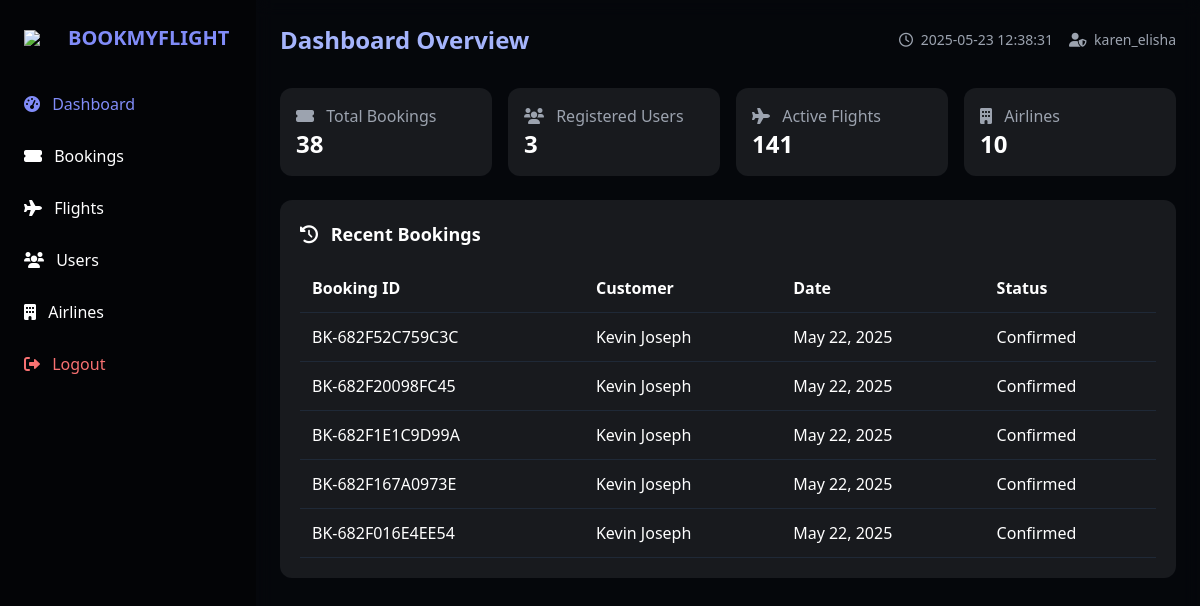
/test.php (signed in), run on an earlier commit of the app's database.
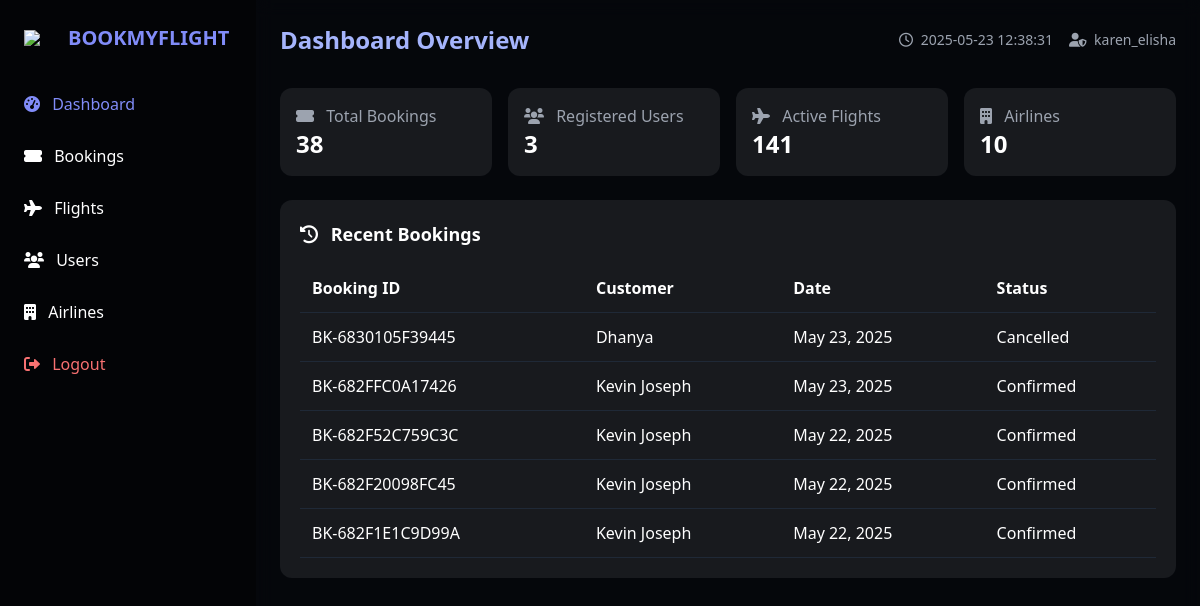
And on a later commit of the database.
### tables this page shows
CREATE TABLE `bookings` (
  `booking_id` int(11) NOT NULL,
  `booking_reference` varchar(20) NOT NULL,
  `user_id` int(11) NOT NULL,
  `flight_id` int(11) NOT NULL,
  `booking_date` datetime NOT NULL,
  `travel_date` date NOT NULL,
  `num_passengers` int(11) NOT NULL,
  `total_amount` decimal(10,2) NOT NULL,
  `contact_email` varchar(100) NOT NULL,
  `contact_phone` varchar(20) NOT NULL,
  `booking_status` enum('Pending','Confirmed','Cancelled') NOT NULL DEFAULT 'Pending',
  `payment_status` enum('Pending','Completed','Failed','Refunded') NOT NULL DEFAULT 'Pending',
  `payment_method` varchar(50) DEFAULT NULL,
  `created_at` datetime NOT NULL,
  `updated_at` datetime NOT NULL,
  `payment_details` varchar(255) DEFAULT NULL
);

CREATE TABLE `users` (
  `user_id` int(11) NOT NULL,
  `full_name` varchar(100) NOT NULL,
  `email` varchar(100) NOT NULL,
  `phone` varchar(15) NOT NULL,
  `password` varchar(255) NOT NULL,
  `member_since` timestamp NOT NULL DEFAULT current_timestamp(),
  `loyalty_points` int(11) DEFAULT 0,
  `loyalty_tier` enum('Bronze','Silver','Gold','Platinum') DEFAULT 'Bronze',
  `created_at` timestamp NULL DEFAULT current_timestamp()
);

### test.php (the view, shortened to what the changed rows need)
<?php
$db_host = "localhost";
$db_user = "root";
$db_pass = "";
$db_name = "airlines";
$mysqli = new mysqli($db_host, $db_user, $db_pass, $db_name);
$active_section = isset($_GET['section']) ? $_GET['section'] : 'dashboard';
$recent_bookings = $mysqli->query("SELECT b.booking_reference, u.full_name, b.booking_date, b.booking_status
                                FROM bookings b
                                JOIN users u ON b.user_id = u.user_id
                                ORDER BY b.booking_date DESC
                                LIMIT 5")->fetch_all(MYSQLI_ASSOC);
?>
<!DOCTYPE html>
<html lang="en">
<head>
  <script src="https://cdn.tailwindcss.com"></script>
  <link rel="stylesheet" href="https://cdnjs.cloudflare.com/ajax/libs/font-awesome/6.0.0/css/all.min.css">
</head>
<body class="bg-gray-900 text-white min-h-screen flex">
  <aside class="sidebar w-64 p-6 hidden md:block">
    <div class="flex items-center mb-8">
      <h1 class="text-xl font-bold text-indigo-400">BOOKMYFLIGHT</h1>
    </div>
  </aside>
  <main class="main-content flex-1 p-6 overflow-y-auto">
    <header class="flex justify-between items-center mb-8">
      <h2 class="text-2xl font-bold text-indigo-300">
        <?= ucfirst($active_section) ?> <?= $active_section === 'dashboard' ? 'Overview' : '' ?>
      </h2>
    </header>
    <section id="dashboardSection" class="section <?= $active_section === 'dashboard' ? 'active' : '' ?>">
        <div class="card p-5 rounded-xl lg:col-span-2">
          <div class="overflow-x-auto">
            <table class="w-full">
              <thead>
                <tr class="border-b border-gray-800 text-left">
                  <th class="p-3">Booking ID</th>
                  <th class="p-3">Customer</th>
                  <th class="p-3">Date</th>
                  <th class="p-3">Status</th>
                </tr>
              </thead>
              <tbody>
                <?php foreach ($recent_bookings as $booking): ?>
                <tr class="table-row border-b border-gray-800">
                  <td class="p-3"><?= $booking['booking_reference'] ?></td>
                  <td class="p-3"><?= $booking['full_name'] ?></td>
                  <td class="p-3"><?= date('M d, Y', strtotime($booking['booking_date'])) ?></td>
                  <td class="p-3">
                    <span class="badge <?=
                      $booking['booking_status'] === 'Confirmed' ? 'badge-success' :
                      ($booking['booking_status'] === 'Pending' ? 'badge-warning' : 'badge-danger')
                    ?>">
                      <?= $booking['booking_status'] ?>
                    </span>
                  </td>
                </tr>
                <?php endforeach; ?>
              </tbody>
            </table>
          </div>
        </div>
    </section>
  </main>
</body>
</html>

What changed in the data, as far as the page shows it:
no longer on this page (row unchanged): bookings: booking_reference "BK-682F167A0973E", user.full_name "Kevin Joseph", booking_date "May 22, 2025", booking_status "Confirmed"
no longer on this page (row unchanged): bookings: booking_reference "BK-682F016E4EE54", user.full_name "Kevin Joseph", booking_date "May 22, 2025", booking_status "Confirmed"
added bookings: booking_reference "BK-6830105F39445", user.full_name "Dhanya", booking_date "May 23, 2025", booking_status "Cancelled"
added bookings: booking_reference "BK-682FFC0A17426", user.full_name "Kevin Joseph", booking_date "May 23, 2025", booking_status "Confirmed"
